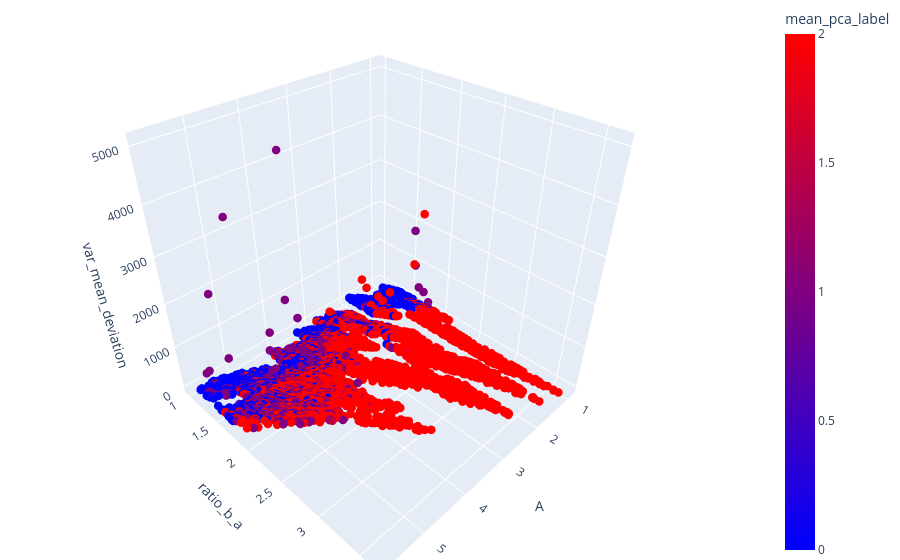

This figure's notebook cell:
### Code cell
fig = px.scatter_3d(
    df_grp,
    x="A",
    y="ratio_b_a",
    z="var_mean_deviation", 
    color="mean_pca_label",
    color_continuous_scale=px.colors.sequential.Bluered,
)
fig.update_traces(marker_size=5)
fig.update_layout(
    margin=dict(l=0, r=0, b=0, t=0)
)

fig.show()

### Figure 1 — Plotly figure (JSON) as saved in the notebook; plotly's stock layout.template omitted (floating-point values rounded to 4 significant figures; data arrays with more than 128 entries replaced by an {"elided": "..."} marker saying what was removed)
{"data": [{"hovertemplate": "A=%{x}<br>ratio_b_a=%{y}<br>var_mean_deviation=%{z}<br>mean_pca_label=%{marker.color}<extra></extra>", "legendgroup": "", "marker": {"color": {"elided": "5000 float values"}, "coloraxis": "coloraxis", "size": 5, "symbol": "circle"}, "mode": "markers", "name": "", "scene": "scene", "showlegend": false, "type": "scatter3d", "x": {"elided": "5000 float values"}, "y": {"elided": "5000 float values"}, "z": {"elided": "5000 float values"}}], "layout": {"coloraxis": {"colorbar": {"title": {"text": "mean_pca_label"}}, "colorscale": [[0, "rgb(0,0,255)"], [1, "rgb(255,0,0)"]]}, "legend": {"tracegroupgap": 0}, "margin": {"b": 0, "l": 0, "r": 0, "t": 0}, "scene": {"domain": {"x": [0, 1], "y": [0, 1]}, "xaxis": {"title": {"text": "A"}}, "yaxis": {"title": {"text": "ratio_b_a"}}, "zaxis": {"title": {"text": "var_mean_deviation"}}}}}
